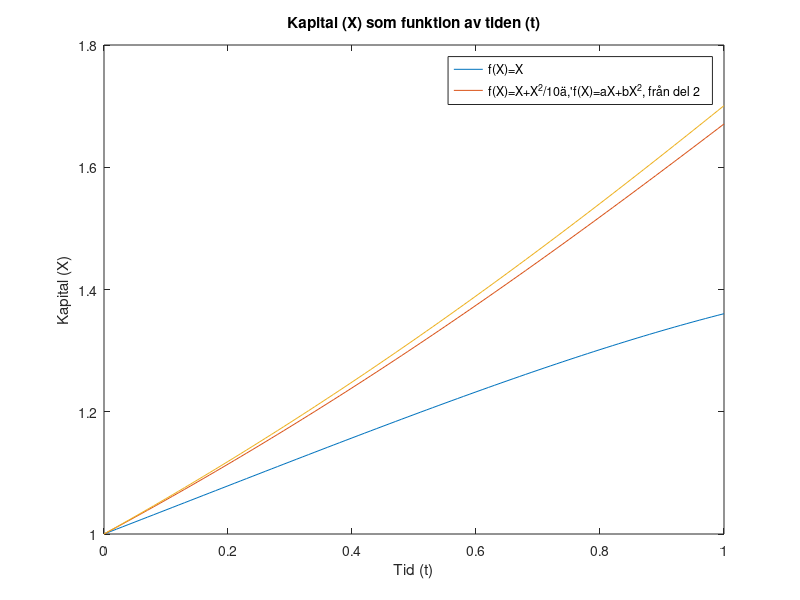
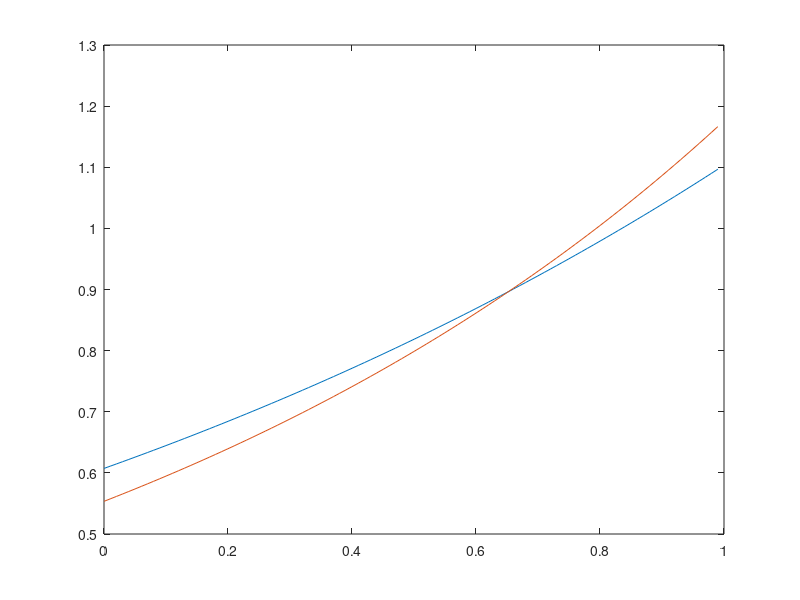

Source code (MATLAB) for these figures, in order:
clear

T = 1; % Tidsintervall
N = 100; % Antal tidssteg
delta_t = T/N;
x_0 = 1; % Startvärde

% Produktions-funktionerna med derivator
func_1 = @(X)(X); 
Derivative_func_1 = @(X)(1);
func_2 = @(X)(X+(X.^2)./10);
Derivative_func_2 = @(X)(1+X./5);

% c = [a,b] med a, b (från uppgift 2)
c = [1.070894403456629,0.061849368625104];

% Minsta-kvadrat-lösning
b = @(x,c)(c(1)*x+c(2)*x.^2);
Derivative_b = @(X,c)(c(1)+2*c(2)*X);

% Given nyttofunktion g
g = @(X)(2*sqrt(X));
Derivative_g = @(X)(1./sqrt(X)); 

% Vektorer vars N + 1 komponenter lagrar kapitalet X
X_1 = zeros(1,N+1);
X_2 = zeros(1,N+1);
X_b = zeros(1,N+1);
X_1(1)=x_0;
X_2(1)=x_0;
X_b(1)=x_0;

% Startgissningar från ekvation 9
for i = 1:N
    X_1(i+1) = X_1(i)+delta_t*Derivative_func_1(X_1(i));
    X_2(i+1) = X_2(i)+delta_t*Derivative_func_2(X_2(i));
    X_b(i+1) = X_b(i)+delta_t*Derivative_b(X_b(i),c);

end

% vektorer med N + 1 komponenter för uppdatering av kapitalet
X_update_1 = zeros(1,N+1); 
X_update_2 = zeros(1,N+1);
X_update_b = zeros(1,N+1);
X_update_1(1)=x_0;
X_update_2(1)=x_0;
X_update_b(1)=x_0;
lambda_1 = zeros(1,N);
lambda_2 = zeros(1,N);
lambda_b = zeros(1,N);
Derivative_norm_1 = 1;
Derivative_norm_2 = 1;
Derivative_norm_b = 1;

% Yttre slinga för iterationer
while Derivative_norm_1>10^(-10)
    lambda_1(N) = Derivative_g(X_1(N+1));

    % Första inre slinga - beräkna Lagrangemultiplikatorerna bakåt i tiden
    for j=N-1:-1:1 
        lambda_1(j) = lambda_1(j+1) + delta_t*Derivative_func_1(X_1(j+1))*lambda_1(j+1);
    end

    % Andra inre slinga - uppdatera kapitalet framåt i tiden
    for j=1:N
        X_update_1(j+1) = X_update_1(j) + delta_t*(func_1(X_update_1(j))- ...
        1/(lambda_1(j)^(3/5)));
    end 
    diff = X_1-X_update_1;
    Derivative_norm_1 = norm(diff);

    % Kapitarvektorn uppdateras
     X_1 = X_update_1;
end

% Motsvarande för resterande funktioner
while Derivative_norm_2 > 10^(-10)
    lambda_2(N) = Derivative_g(X_2(N+1));
    for j=N-1:-1:1
        lambda_2(j) = lambda_2(j+1) + delta_t*Derivative_func_2(X_2(j+1))*lambda_2(j+1);
    end
    for j=1:N
        X_update_2(j+1) = X_update_2(j) + delta_t*(func_2(X_update_2(j))- 1/(lambda_2(j)^(3/5)));
    end
    diff = X_2-X_update_2;
    Derivative_norm_2 = norm(diff);
    X_2 = X_update_2;
end 

while Derivative_norm_b > 10^(-10)
    lambda_b(N) = Derivative_g(X_b(N+1));
    for j=N-1:-1:1
        lambda_b(j) = lambda_b(j+1) + delta_t*Derivative_b(X_b(j+1),c)*lambda_b(j+1);
    end
    for j=1:N
        X_update_b(j+1) = X_update_b(j) + delta_t*(b(X_update_b(j),c)- 1/(lambda_b(j)^(3/5)));

    end 
    diff = X_b-X_update_b;
    Derivative_norm_b = norm(diff);
    X_b = X_update_b;
end

% Förhållande mellan lambda & alfa
alpha_1 = lambda_1.^(-3/5);
alpha_2 = lambda_2.^(-3/5);
alpha_t = lambda_b.^(-3/5);

% Presentera resultat
clf, close all
plot(0:delta_t:T,X_1)

hold on
plot(0:delta_t:T,X_2)
plot(0:delta_t:T,X_b)
legend('f(X)=X','f(X)=X+X^2/10ä,''f(X)=aX+bX^2, från del 2')
xlabel('Tid (t)')
ylabel('Kapital (X)')
title('Kapital (X) som funktion av tiden (t)')
figure(2)
plot(0:delta_t:T-delta_t,alpha_1)
hold on
plot(0:delta_t:T-delta_t,alpha_2)
